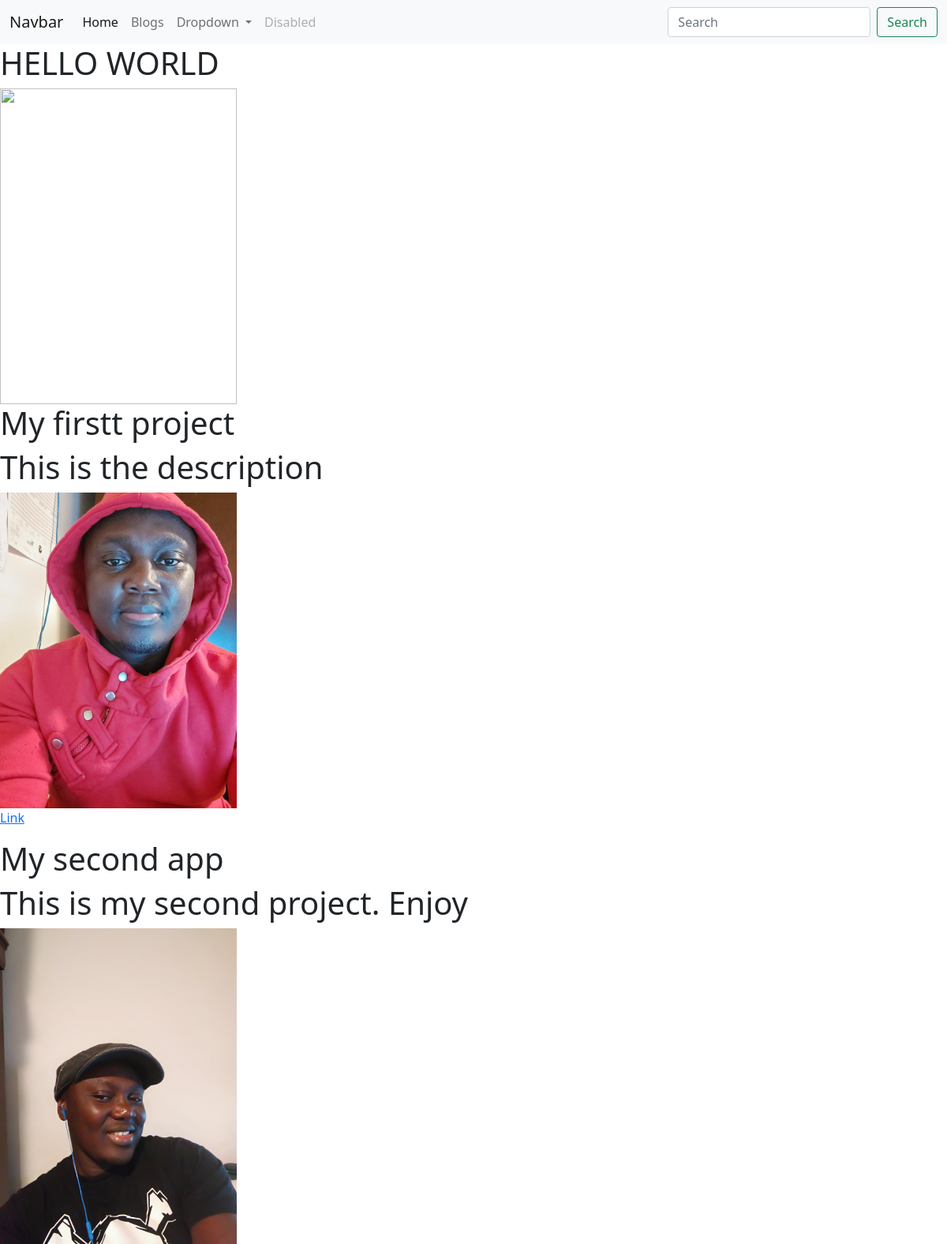
The page / on the database its author committed.
### portfolio/models.py (models this page shows, shortened)
class Project(models.Model):
    title = models.CharField(max_length=100)
    description = models.CharField(max_length=250)
    image = models.ImageField(upload_to="portfolio/images/")
    url = models.URLField(blank=True)

### portfolio/views.py (the view)
# urls.py: 2. Add a URL to urlpatterns:  path('', views.home, name='home')
def home(request):
    projects = Project.objects.all()
    return render(request, 'portfolio/home.html', {'projects': projects})

### portfolio/templates/portfolio/home.html
{% extends "portfolio/base.html" %} {% block content%}
<h1>HELLO WORLD</h1>
{% load static %}
<img src="{% static 'portfolio/hallo2.jpg' %}" height="400px," width="300px" />
{% for project in projects %}
<h1>{{project.title}}</h1>
<h1>{{project.description}}</h1>
<img src="{{project.image.url}}" height="400px," width="300px" />
{% if project.url %}
<p><a href="{{project.url}}">Link</a></p>
{% endif %} {% endfor %} {%endblock%}

### portfolio/templates/portfolio/base.html (shortened to what this page needs)
<!DOCTYPE html>
<html lang="en">
  <head>
    <link
      href="https://cdn.jsdelivr.net/npm/bootstrap@5.0.0-beta3/dist/css/bootstrap.min.css"
      rel="stylesheet"
    />
  </head>
  <body>
    <nav class="navbar navbar-expand-lg navbar-light bg-light">
      <div class="container-fluid">
        <a class="navbar-brand" href="#">Navbar</a>
        <div class="collapse navbar-collapse" id="navbarSupportedContent">
          <ul class="navbar-nav me-auto mb-2 mb-lg-0">
            <li class="nav-item">
              <a
                class="nav-link active"
                aria-current="page"
                href="{% url 'home' %}"
                >Home</a
              >
            </li>
            <li class="nav-item">
              <a class="nav-link" href="{% url 'blog:all_blogs' %}">Blogs</a>
            </li>
            <li class="nav-item dropdown">
              <a
                class="nav-link dropdown-toggle"
                href="#"
                id="navbarDropdown"
                role="button"
                data-bs-toggle="dropdown"
                aria-expanded="false"
              >
                Dropdown
              </a>
            </li>
            <li class="nav-item">
              <a
                class="nav-link disabled"
                href="#"
                tabindex="-1"
                aria-disabled="true"
                >Disabled</a
              >
            </li>
          </ul>
          <form class="d-flex">
            <input
              class="form-control me-2"
              type="search"
              placeholder="Search"
              aria-label="Search"
            />
            <button class="btn btn-outline-success" type="submit">
              Search
            </button>
          </form>
        </div>
      </div>
    </nav>
    {% block content %}{% endblock %}
  </body>
</html>

### rows shown on the page
Project: title "My firstt project", description "This is the description", image (picture)
Project: title "My second app", description "This is my second project. Enjoy", image (picture)
